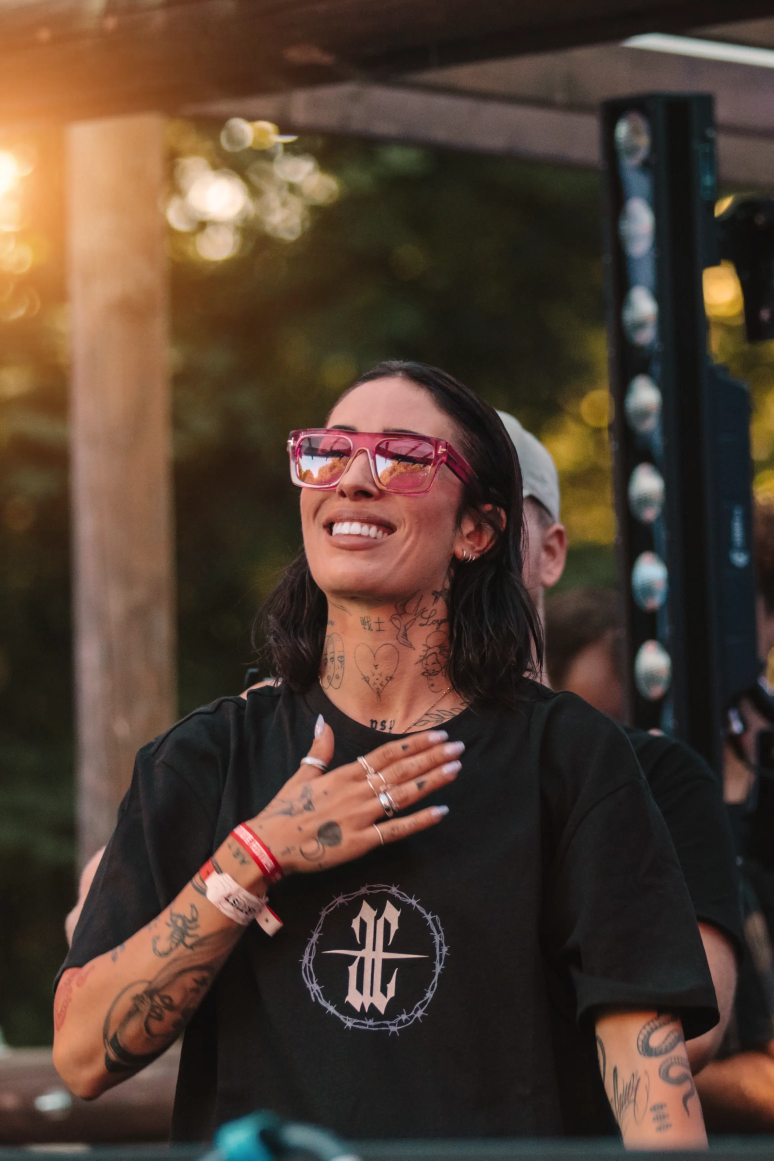
#> input picture Images/Paganotto.webp, 2321 x 3481 px (shown at 1/3 size); its folder holds only this picture in this run
$ python create_blur_image_placeholders.py
#> lines starting #> are read from the running program, lines starting #| are printed output that depends on the picture
import os
from PIL import Image, ImageFilter

# Configuration
INPUT_FOLDER = "Images"  # Replace with the path to your folder of .webp images
OUTPUT_FOLDER = "blurred_images"  # Output folder for blurred images
BLUR_RADIUS = 10  # Adjust blur intensity
TARGET_WIDTH = 50   # Target resolution for low-res images

# Create the output folder if it doesn't exist
if not os.path.exists(OUTPUT_FOLDER):
    os.makedirs(OUTPUT_FOLDER)

# Process each image in the input folder
for filename in os.listdir(INPUT_FOLDER):
    if filename.endswith(".webp"):
        # Open the image
        image_path = os.path.join(INPUT_FOLDER, filename)
        with Image.open(image_path) as img:
            # Calculate new dimensions while maintaining aspect ratio
#> img is the input picture: PIL image 2321x3481 RGB; mean R, G, B 80.4, 62.1, 49.7
            original_width, original_height = img.size
#> original_width = 2321; original_height = 3481
            aspect_ratio = original_height / original_width
#> aspect_ratio = 1.5
            new_width = TARGET_WIDTH
            new_height = int(new_width * aspect_ratio)
#> new_height = 74

            # Resize to low resolution while maintaining aspect ratio
            img_low_res = img.resize((new_width, new_height), Image.Resampling.LANCZOS)
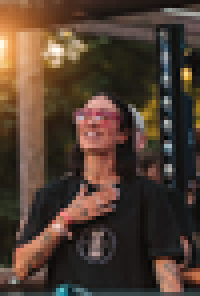
#> img_low_res: PIL image 50x74 RGB (shown 4 times larger); mean R, G, B 80.4, 62.1, 49.7

            # Apply blur
            img_blurred = img_low_res.filter(ImageFilter.GaussianBlur(radius=BLUR_RADIUS))
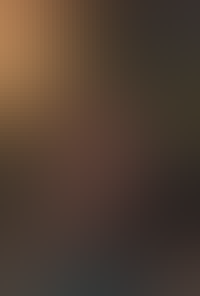
#> img_blurred: PIL image 50x74 RGB (shown 4 times larger); mean R, G, B 79.9, 62.5, 50.1

            # Save the blurred image with "_blur" suffix
            output_filename = os.path.splitext(filename)[0] + "_blur.webp"
            output_path = os.path.join(OUTPUT_FOLDER, output_filename)
            img_blurred.save(output_path, "WEBP")

        print(f"Processed: {filename} -> {output_filename}")

print("All images processed successfully!")
